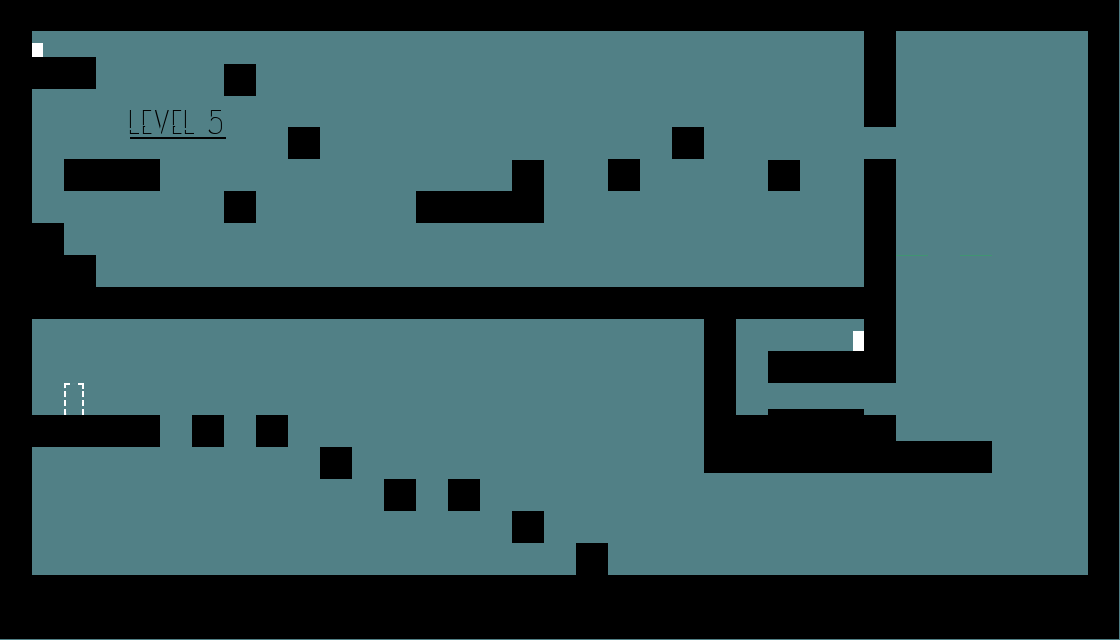

Rendered tile map (Tiled .tmx) drawn with the repository's tilesets; below, a short description and the map source with its tile grids summarised:
An orthogonal 35x20 tile map with 32x32 px tiles, 1 tile layer (Tile Layer 1) and 39 objects (2x liftEntity, 2x liftButtonEntity, enemyEntity, refillBodyEntity, doorEntity).

<map version="1.0" orientation="orthogonal" renderorder="right-down" width="35" height="20" tilewidth="32" tileheight="32" backgroundcolor="#518086" nextobjectid="47">
 <tileset firstgid="1" name="sprites5" tilewidth="32" tileheight="32">
  <image source="level5_sprites.png" width="2048" height="1024" />
 </tileset>
 <layer name="Tile Layer 1" width="35" height="20">
  <data>[700 cells, 700 non-empty, 672 distinct tile ids]</data>
 </layer>
 <objectgroup name="lift">
  <object id="3" name="liftEntity" x="991" y="441" width="96" height="31">
   <properties>
    <property name="buttonNum" value="1" />
    <property name="direction" value="right" />
    <property name="finalPosition" value="1100" />
   </properties>
  </object>
  <object id="1" name="liftEntity" x="384" y="31" width="30" height="192">
   <properties>
    <property name="buttonNum" value="0" />
    <property name="direction" value="up" />
    <property name="finalPosition" value="-161" />
   </properties>
  </object>
 </objectgroup>
 <objectgroup name="enemy">
  <object id="4" name="enemyEntity" x="765" y="542" width="320" height="32">
   <properties>
    <property name="framewidth" value="32" />
    <property name="image" value="enemy" />
   </properties>
  </object>
 </objectgroup>
 <objectgroup name="button">
  <object id="7" name="liftButtonEntity" x="31" y="42" width="10" height="15">
   <properties>
    <property name="liftNum" value="0" />
   </properties>
  </object>
  <object id="6" name="liftButtonEntity" x="852" y="332" width="11" height="19">
   <properties>
    <property name="liftNum" value="1" />
   </properties>
  </object>
 </objectgroup>
 <objectgroup name="refillBody">
  <object id="5" name="refillBodyEntity" x="895" y="254" width="192" height="64" />
 </objectgroup>
 <objectgroup name="Collision">
  <object id="8" x="0" y="577" width="1156" height="103" />
  <object id="10" x="0" y="1" width="32" height="589" />
  <object id="11" x="29" y="415" width="130" height="34" />
  <object id="12" x="191" y="416" width="33" height="33" />
  <object id="13" x="257" y="416" width="30" height="31" />
  <object id="14" x="320" y="448" width="30" height="32" />
  <object id="17" x="384" y="480" width="31" height="31" />
  <object id="18" x="448" y="480" width="31" height="32" />
  <object id="19" x="512" y="513" width="30" height="30" />
  <object id="20" x="576" y="544" width="31" height="31" />
  <object id="21" x="1087" y="-1" width="44" height="610" />
  <object id="22" x="704" y="319" width="31" height="153" />
  <object id="23" x="735" y="417" width="159" height="56" />
  <object id="24" x="894" y="442" width="97" height="30" />
  <object id="25" x="767" y="351" width="129" height="32" />
  <object id="26" x="768" y="410" width="94" height="25" />
  <object id="27" x="864" y="160" width="31" height="191" />
  <object id="28" x="768" y="160" width="31" height="30" />
  <object id="30" x="862" y="0" width="33" height="127" />
  <object id="31" x="672" y="129" width="32" height="30" />
  <object id="32" x="608" y="160" width="31" height="32" />
  <object id="33" x="32" y="289" width="832" height="30" />
  <object id="34" x="32" y="1" width="1118" height="30" />
  <object id="35" x="31" y="57" width="64" height="31" />
  <object id="36" x="64" y="160" width="96" height="32" />
  <object id="37" x="224" y="192" width="31" height="32" />
  <object id="38" x="289" y="128" width="30" height="32" />
  <object id="39" x="32" y="225" width="32" height="63" />
  <object id="40" x="64" y="256" width="31" height="33" />
  <object id="41" x="415" y="191" width="129" height="32" />
  <object id="45" x="225" y="64" width="30" height="33" />
  <object id="46" x="511" y="160" width="32" height="30" />
 </objectgroup>
 <objectgroup name="door">
  <object id="44" name="doorEntity" x="64" y="384" width="19" height="30" />
 </objectgroup>
</map>
